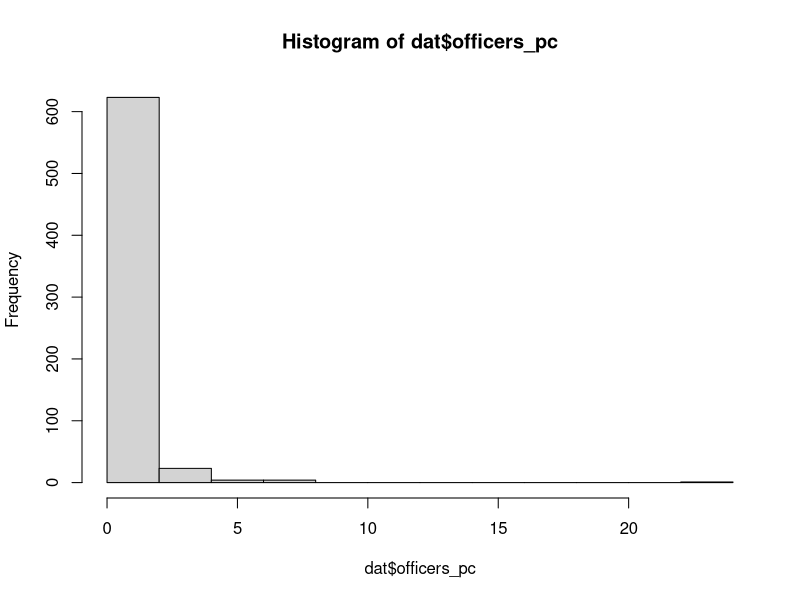
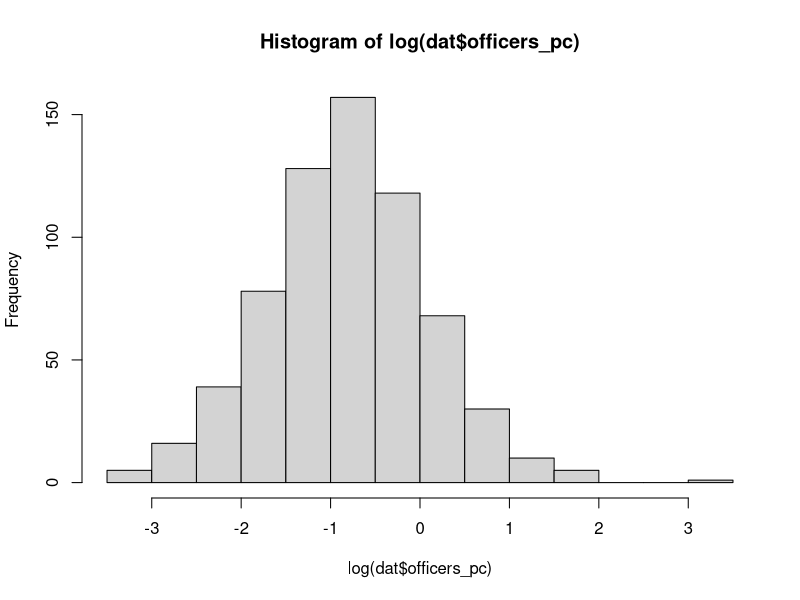
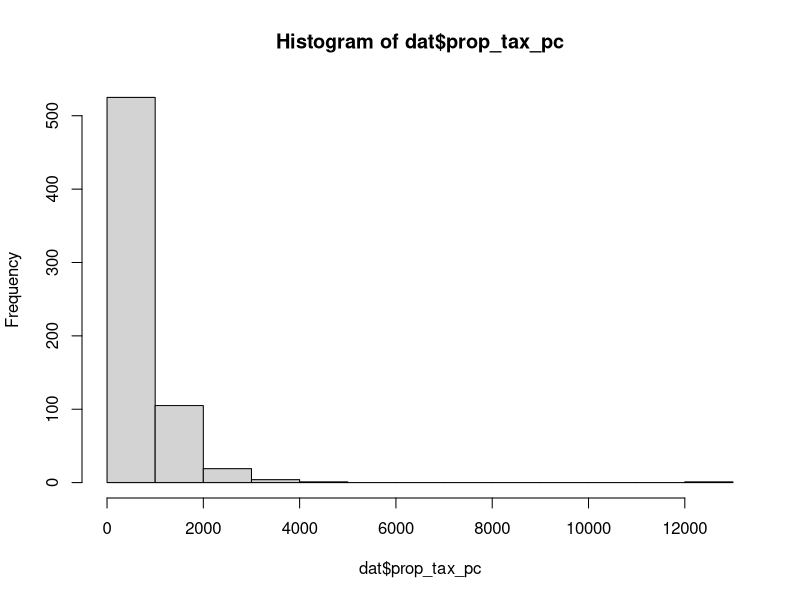
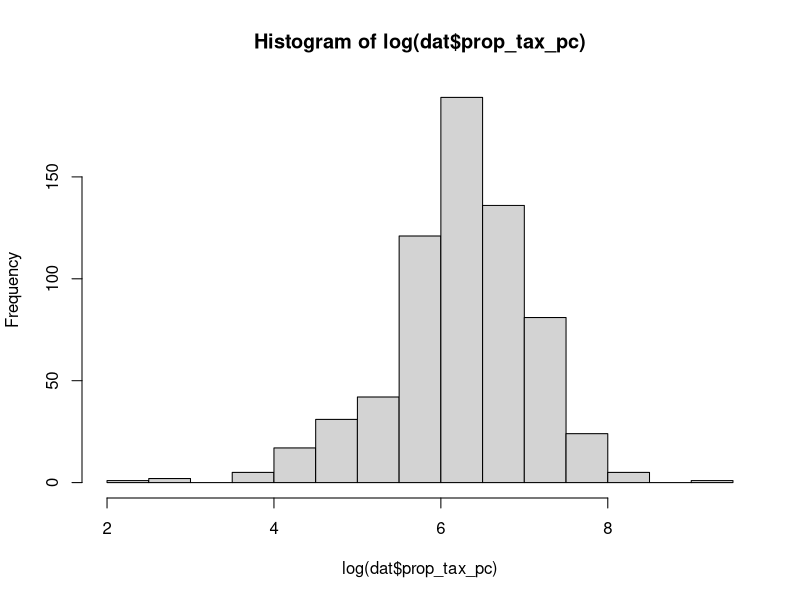
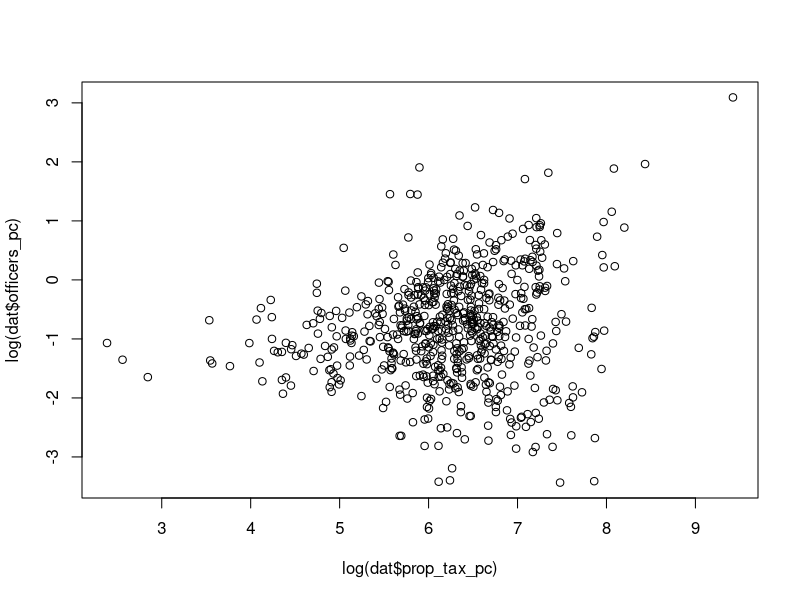
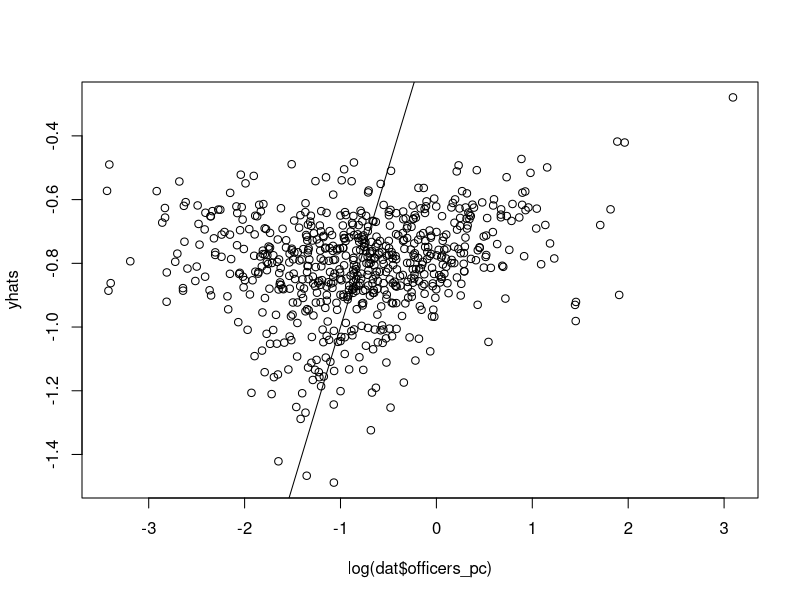
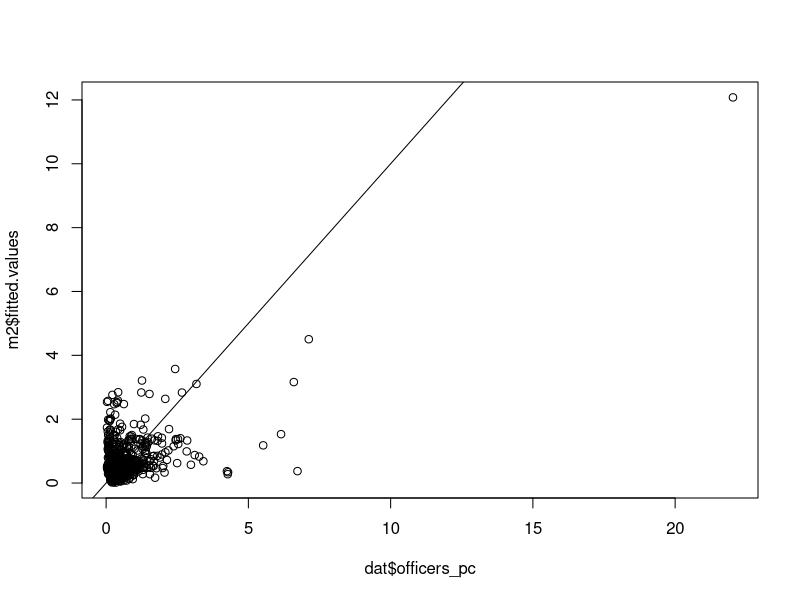

Here is the R script that generated these plots, in order:
## ---- chunk 1
library(tidyverse)
dat<-read_csv("./data/hw_2_data.csv")
## ---- chunk 2
dat<-dat%>%
  mutate(officers_pc = ft_sworn / pop_tot * 1000,
         prop_tax_pc = rev_prop_tax / pop_tot)
## ---- chunk 3
hist(dat$officers_pc)
## ---- chunk 4
hist(log(dat$officers_pc))
## ---- chunk 5
hist(dat$prop_tax_pc)
## ---- chunk 6
hist(log(dat$prop_tax_pc))
## ---- chunk 7
plot(log(dat$prop_tax_pc), log(dat$officers_pc))
## ---- chunk 8
m1<-lm(log(officers_pc) ~ log(prop_tax_pc) + dissim_bw, 
       data = dat)
library(broom)
tidy(m1)
## ---- chunk 9
fake_data<-data.frame("prop_tax_pc" = quantile(dat$prop_tax_pc, 0.95),
                      "dissim_bw" = quantile(dat$dissim_bw, 0.95))

yhat<-predict(m1, newdata = fake_data)
## ---- chunk 10
yhats<-predict(m1, newdata = dat)
plot(log(dat$officers_pc), yhats)
abline(0,1)
## ---- chunk 11
m2<-lm((officers_pc)~ prop_tax_pc + dissim_bw, 
       data = dat)
library(broom)
tidy(m2)

plot(dat$officers_pc, m2$fitted.values)
abline(0,1)
